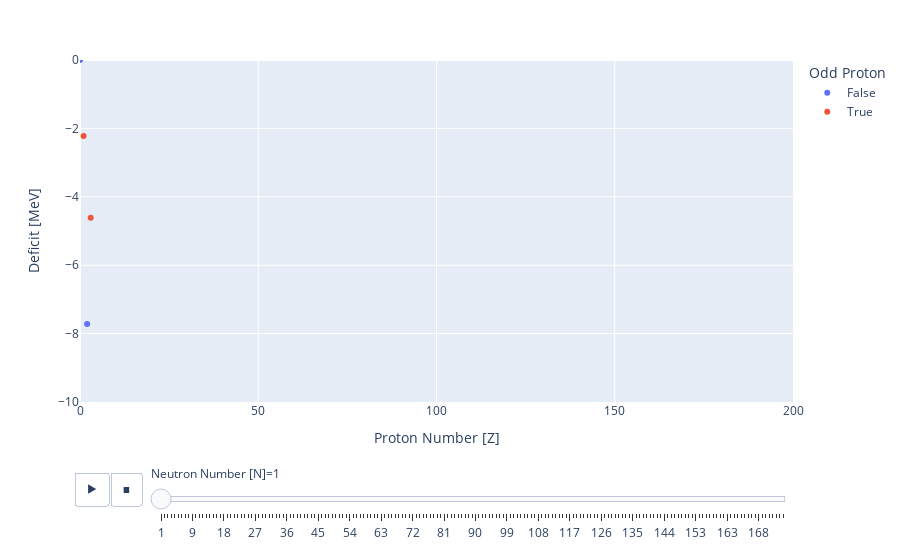

Source (notebook cell):
### Markdown cell above
## IAEA Chart of Isotones

The IAEA chart of nuclides datasets offer detailed nuclear properties like half-lives, decay modes, and energy levels, invaluable for research and applications in nuclear physics, medicine, and energy due to their comprehensive coverage and well validated datasets.

### Code cell
import matplotlib.pyplot as plt
import numpy as np
import pandas as pd
import plotly.express as px
import plotly.graph_objects as go
# the service URL
livechart = "https://nds.iaea.org/relnsd/v0/data?"
import urllib.request
def lc_pd_dataframe(url):
    req = urllib.request.Request(url)
    req.add_header('User-Agent', 'Mozilla/5.0 (X11; Ubuntu; Linux x86_64; rv:77.0) Gecko/20100101 Firefox/77.0')
    return pd.read_csv(urllib.request.urlopen(req))
df = lc_pd_dataframe(livechart + "fields=ground_states&nuclides=all")
df["a"]=df["z"] + df["n"]
df["b_over_a"] = df["binding"]

import plotly.express as px

df["Proton Number [Z]"] = df["z"]
df["Neutron Number [N]"] = df["n"]
df["Deficit [MeV]"] = (-df["binding"]/1000.0)*df["a"]
df["Odd Proton"] = df["z"] % 2 == 1
fig = px.scatter(
    df,
    x="Proton Number [Z]",
    y="Deficit [MeV]", range_x=[0.0,200.0],
    color='Odd Proton',
    animation_frame="Neutron Number [N]", # Use animation_frame to specify which variable to measure for change
)

# fig.add_traces(
    # list(px.line(df, x="Proton Number [Z]", y="Deficit [MeV]", animation_frame="Neutron Number [N]" ).select_traces())
# )

fig.show()
